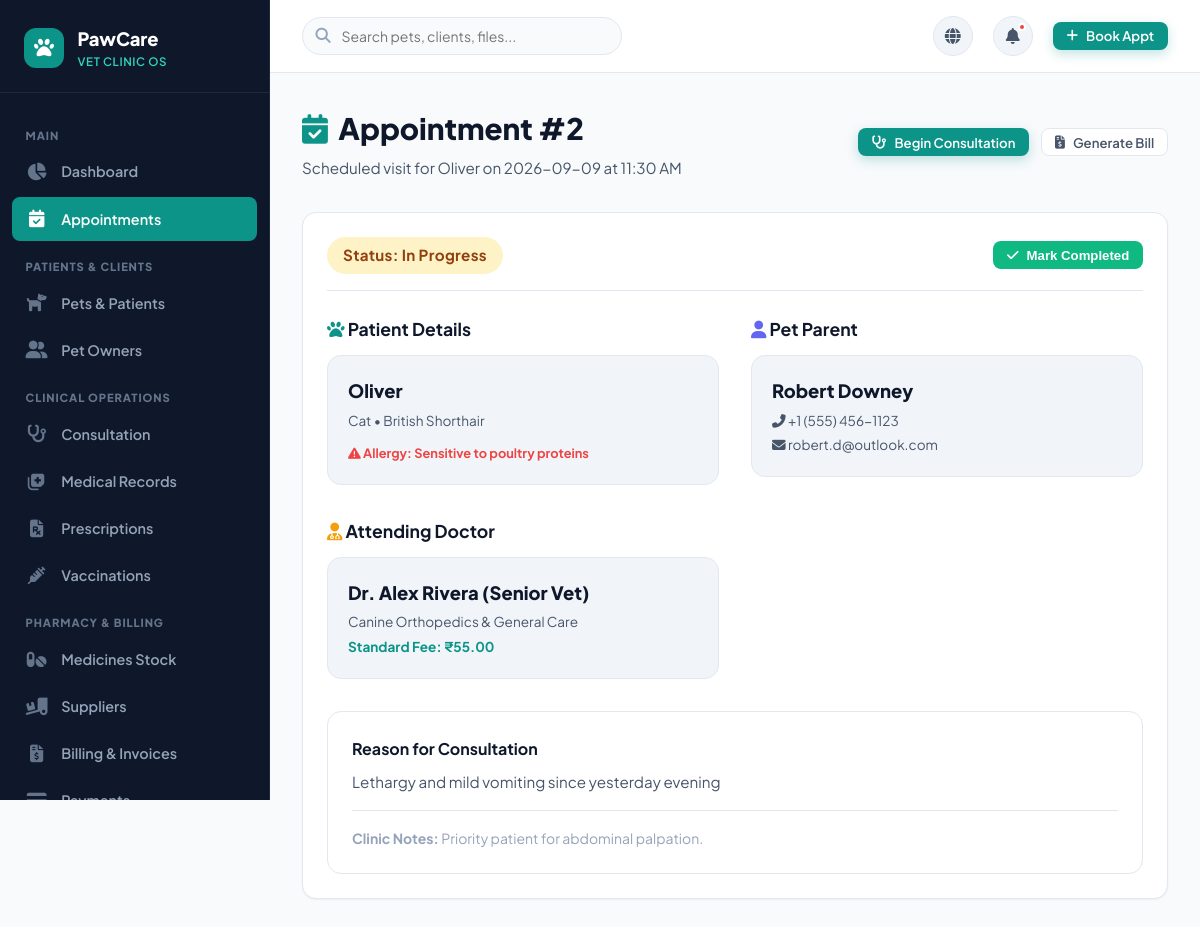
Screenshot of /appointments/2 (signed in) with the database file from the repository.
### tables this page shows
CREATE TABLE appointments (
    id INTEGER PRIMARY KEY AUTOINCREMENT,
    pet_id INTEGER NOT NULL,
    owner_id INTEGER NOT NULL,
    doctor_id INTEGER NOT NULL,
    appointment_date DATE NOT NULL,
    appointment_time VARCHAR(20) NOT NULL,
    reason TEXT NOT NULL,
    status VARCHAR(20) DEFAULT 'scheduled', -- 'scheduled', 'in_progress', 'completed', 'cancelled'
    notes TEXT,
    created_at TIMESTAMP DEFAULT CURRENT_TIMESTAMP,
    FOREIGN KEY (pet_id) REFERENCES pets (id) ON DELETE CASCADE,
    FOREIGN KEY (owner_id) REFERENCES owners (id) ON DELETE CASCADE,
    FOREIGN KEY (doctor_id) REFERENCES doctors (id) ON DELETE CASCADE
);

CREATE TABLE pets (
    id INTEGER PRIMARY KEY AUTOINCREMENT,
    owner_id INTEGER NOT NULL,
    name VARCHAR(80) NOT NULL,
    species VARCHAR(50) NOT NULL, -- Dog, Cat, Bird, Rabbit, Reptile, etc.
    breed VARCHAR(80),
    gender VARCHAR(10) DEFAULT 'Unknown', -- Male, Female, Neutered Male, Spayed Female
    date_of_birth DATE,
    age_years INTEGER DEFAULT 0,
    weight REAL DEFAULT 0.0, -- in kg
    color VARCHAR(50),
    microchip_id VARCHAR(100),
    photo VARCHAR(255) DEFAULT 'default_pet.png',
    allergies TEXT,
    medical_notes TEXT,
    created_at TIMESTAMP DEFAULT CURRENT_TIMESTAMP,
    FOREIGN KEY (owner_id) REFERENCES owners (id) ON DELETE CASCADE
);

CREATE TABLE owners (
    id INTEGER PRIMARY KEY AUTOINCREMENT,
    name VARCHAR(120) NOT NULL,
    email VARCHAR(120),
    phone VARCHAR(30) NOT NULL,
    address TEXT,
    city VARCHAR(80),
    emergency_contact VARCHAR(80),
    notes TEXT,
    created_at TIMESTAMP DEFAULT CURRENT_TIMESTAMP
);

CREATE TABLE users (
    id INTEGER PRIMARY KEY AUTOINCREMENT,
    username VARCHAR(80) UNIQUE NOT NULL,
    email VARCHAR(120) UNIQUE NOT NULL,
    password_hash VARCHAR(255) NOT NULL,
    full_name VARCHAR(120) NOT NULL,
    role VARCHAR(20) NOT NULL DEFAULT 'staff', -- 'admin', 'doctor', 'staff'
    phone VARCHAR(30),
    is_active INTEGER DEFAULT 1,
    created_at TIMESTAMP DEFAULT CURRENT_TIMESTAMP
);

CREATE TABLE doctors (
    id INTEGER PRIMARY KEY AUTOINCREMENT,
    user_id INTEGER UNIQUE NOT NULL,
    specialization VARCHAR(120) NOT NULL,
    license_number VARCHAR(80) NOT NULL,
    consultation_fee REAL DEFAULT 50.00,
    experience_years INTEGER DEFAULT 5,
    bio TEXT,
    schedule_days VARCHAR(100) DEFAULT 'Mon,Tue,Wed,Thu,Fri',
    schedule_hours VARCHAR(100) DEFAULT '09:00 AM - 05:00 PM',
    photo VARCHAR(255) DEFAULT 'doctor.jpg',
    available INTEGER DEFAULT 1,
    FOREIGN KEY (user_id) REFERENCES users (id) ON DELETE CASCADE
);

### app.py (the view)
@app.route('/appointments/<int:id>')
@login_required
def appointment_details(id):
    db = get_db()
    appt = db.execute("""
        SELECT a.*, p.name as pet_name, p.species, p.breed, p.photo as pet_photo, p.allergies,
               o.name as owner_name, o.phone as owner_phone, o.email as owner_email,
               u.full_name as doctor_name, d.specialization, d.consultation_fee
        FROM appointments a
        JOIN pets p ON a.pet_id = p.id
        JOIN owners o ON a.owner_id = o.id
        JOIN doctors d ON a.doctor_id = d.id
        JOIN users u ON d.user_id = u.id
        WHERE a.id = ?
    """, (id,)).fetchone()
    if not appt:
        abort(404)
    return render_template('appointment_details.html', appointment=appt)

### app.py (called while the page is built)
def get_db():
    if 'db' not in g:
        g.db = sqlite3.connect(
            app.config['DATABASE'],
            detect_types=sqlite3.PARSE_DECLTYPES
        )
        g.db.row_factory = sqlite3.Row
        g.db.execute("PRAGMA foreign_keys = ON;")
    return g.db

def init_db():
    db = get_db()
    cur = db.cursor()
    cur.execute("SELECT name FROM sqlite_master WHERE type='table' AND name='users';")
    if cur.fetchone() is None:
        if os.path.exists(app.config['SQL_SCHEMA']):
            with open(app.config['SQL_SCHEMA'], mode='r', encoding='utf-8') as f:
                db.cursor().executescript(f.read())
            db.commit()

@app.before_request
def setup_database_if_needed():
    init_db()

def login_required(view):
    from functools import wraps
    @wraps(view)
    def wrapped_view(**kwargs):
        if 'user_id' not in session:
            flash('Please log in to access this page.', 'warning')
            return redirect(url_for('login', next=request.url))
        return view(**kwargs)
    return wrapped_view

### templates/appointment_details.html (shortened to what this page needs)
{% extends "base.html" %}
{% block content %}
<div class="page-header">
  <div class="page-header-text">
    <h1><i class="fas fa-calendar-check" style="color: var(--primary);"></i> Appointment #{{ appointment.id }}</h1>
    <p>Scheduled visit for {{ appointment.pet_name }} on {{ appointment.appointment_date }} at {{ appointment.appointment_time }}</p>
  </div>
  <div class="page-actions">
    {% if appointment.status in ['scheduled', 'in_progress'] and current_user.role in ['doctor', 'admin'] %}
    <a href="{{ url_for('add_consultation', appointment_id=appointment.id) }}" class="btn btn-primary btn-sm">
      <i class="fas fa-stethoscope"></i> Begin Consultation
    </a>
    {% endif %}
    <a href="{{ url_for('create_bill', appointment_id=appointment.id) }}" class="btn btn-secondary btn-sm">
      <i class="fas fa-file-invoice-dollar"></i> Generate Bill
    </a>
  </div>
</div>
<div class="dashboard-card" style="margin-bottom: 2rem;">
  <div style="display: flex; justify-content: space-between; align-items: center; border-bottom: 1px solid var(--border-color); padding-bottom: 1rem; margin-bottom: 1.5rem; flex-wrap: wrap; gap: 1rem;">
    <div>
      <span class="badge badge-{{ appointment.status }}" style="font-size: 0.95rem; padding: 0.4rem 1rem;">
        Status: {{ appointment.status.replace('_', ' ').title() }}
      </span>
    </div>
    <form action="{{ url_for('update_appointment_status', id=appointment.id) }}" method="POST" style="display: flex; gap: 0.5rem;">
      {% if appointment.status == 'scheduled' %}
      <button type="submit" name="status" value="in_progress" class="btn btn-primary btn-sm">
        <i class="fas fa-play"></i> Check In / In Progress
      </button>
      <button type="submit" name="status" value="cancelled" class="btn btn-danger btn-sm">
        <i class="fas fa-times"></i> Cancel
      </button>
      {% elif appointment.status == 'in_progress' %}
      <button type="submit" name="status" value="completed" class="btn btn-sm" style="background: var(--success); color: white;">
        <i class="fas fa-check"></i> Mark Completed
      </button>
      {% endif %}
    </form>
  </div>
  <div style="display: grid; grid-template-columns: repeat(auto-fit, minmax(280px, 1fr)); gap: 2rem;">
    <div>
      <h3 style="font-size: 1.1rem; font-weight: 700; margin-bottom: 0.75rem; color: var(--text-primary);">
        <i class="fas fa-paw" style="color: var(--primary);"></i> Patient Details
      </h3>
      <div style="background: var(--bg-subtle); padding: 1.25rem; border-radius: var(--border-radius-md); border: 1px solid var(--border-color);">
        <div style="font-weight: 800; font-size: 1.15rem;">
          <a href="{{ url_for('pet_details', id=appointment.pet_id) }}">{{ appointment.pet_name }}</a>
        </div>
        <div style="font-size: 0.85rem; color: var(--text-secondary); margin-top: 0.25rem;">
          {{ appointment.species }} &bull; {{ appointment.breed or 'Mixed' }}
        </div>
        {% if appointment.allergies %}
        <div style="margin-top: 0.75rem; font-size: 0.8rem; color: var(--danger); font-weight: 700;">
          <i class="fas fa-exclamation-triangle"></i> Allergy: {{ appointment.allergies }}
        </div>
        {% endif %}
      </div>
    </div>
    <div>
      <h3 style="font-size: 1.1rem; font-weight: 700; margin-bottom: 0.75rem; color: var(--text-primary);">
        <i class="fas fa-user" style="color: var(--secondary);"></i> Pet Parent
      </h3>
      <div style="background: var(--bg-subtle); padding: 1.25rem; border-radius: var(--border-radius-md); border: 1px solid var(--border-color);">
        <div style="font-weight: 800; font-size: 1.15rem;">
          <a href="{{ url_for('owner_details', id=appointment.owner_id) }}">{{ appointment.owner_name }}</a>
        </div>
        <div style="font-size: 0.85rem; color: var(--text-secondary); margin-top: 0.25rem;">
          <i class="fas fa-phone-alt"></i> {{ appointment.owner_phone }}
        </div>
        <div style="font-size: 0.85rem; color: var(--text-secondary); margin-top: 0.2rem;">
          <i class="fas fa-envelope"></i> {{ appointment.owner_email or 'No email' }}
        </div>
      </div>
    </div>
    <div>
      <h3 style="font-size: 1.1rem; font-weight: 700; margin-bottom: 0.75rem; color: var(--text-primary);">
        <i class="fas fa-user-md" style="color: var(--accent);"></i> Attending Doctor
      </h3>
      <div style="background: var(--bg-subtle); padding: 1.25rem; border-radius: var(--border-radius-md); border: 1px solid var(--border-color);">
        <div style="font-weight: 800; font-size: 1.15rem;">{{ appointment.doctor_name }}</div>
        <div style="font-size: 0.85rem; color: var(--text-secondary); margin-top: 0.25rem;">
          {{ appointment.specialization }}
        </div>
        <div style="font-size: 0.85rem; font-weight: 700; color: var(--primary); margin-top: 0.2rem;">
          Standard Fee: ₹{{ "%.2f"|format(appointment.consultation_fee) }}
        </div>
      </div>
    </div>
  </div>
  <div style="margin-top: 2rem; padding: 1.5rem; border-radius: var(--border-radius-md); background: #ffffff; border: 1px solid var(--border-color);">
    <h4 style="font-size: 1rem; font-weight: 700; margin-bottom: 0.5rem;">Reason for Consultation</h4>
    <p style="color: var(--text-secondary); font-size: 0.95rem; line-height: 1.6;">{{ appointment.reason }}</p>
    {% if appointment.notes %}
    <div style="margin-top: 1rem; padding-top: 1rem; border-top: 1px solid var(--border-color); font-size: 0.875rem; color: var(--text-muted);">
      <strong>Clinic Notes:</strong> {{ appointment.notes }}
    </div>
    {% endif %}
  </div>
</div>
{% endblock %}

### static/css/style.css (style rules this page uses)
:root { --primary: #0d9488; --primary-hover: #0f766e; --primary-light: #ccfbf1; --primary-dark: #115e59; --secondary: #6366f1; --secondary-light: #e0e7ff; --accent: #f59e0b; --accent-light: #fef3c7; --success: #10b981; --success-light: #d1fae5; --danger: #ef4444; --danger-light: #fee2e2; --warning: #f59e0b; --info: #0284c7; --info-light: #e0f2fe; --bg-main: #f8fafc; --bg-card: #ffffff; --bg-sidebar: #0f172a; --bg-subtle: #f1f5f9; --text-primary: #0f172a; --text-secondary: #475569; --text-muted: #94a3b8; --text-light: #f8fafc; --border-color: #e2e8f0; --border-radius-sm: 8px; --border-radius-md: 14px; --border-radius-lg: 20px; --border-radius-full: 9999px; --shadow-sm: 0 1px 2px 0 rgba(0, 0, 0, 0.05); --shadow-md: 0 4px 6px -1px rgba(0, 0, 0, 0.07), 0 2px 4px -1px rgba(0, 0, 0, 0.04); --shadow-lg: 0 10px 15px -3px rgba(0, 0, 0, 0.08), 0 4px 6px -2px rgba(0, 0, 0, 0.04); --shadow-xl: 0 20px 25px -5px rgba(0, 0, 0, 0.1), 0 10px 10px -5px rgba(0, 0, 0, 0.04); --transition: all 0.25s cubic-bezier(0.4, 0, 0.2, 1); }
* { margin: 0; padding: 0; box-sizing: border-box; }
body { font-family: 'Plus Jakarta Sans', -apple-system, BlinkMacSystemFont, sans-serif; background-color: var(--bg-main); color: var(--text-primary); line-height: 1.6; overflow-x: hidden; }
a { color: inherit; text-decoration: none; transition: var(--transition); }
.btn { display: inline-flex; align-items: center; justify-content: center; gap: 0.5rem; font-weight: 600; font-size: 0.925rem; padding: 0.65rem 1.35rem; border-radius: var(--border-radius-md); border: 1px solid transparent; cursor: pointer; transition: var(--transition); line-height: 1; }
.btn-primary { background-color: var(--primary); color: #ffffff; box-shadow: 0 4px 12px rgba(13, 148, 136, 0.25); }
.btn-secondary { background-color: #ffffff; color: var(--text-secondary); border: 1px solid var(--border-color); }
.btn-sm { padding: 0.4rem 0.8rem; font-size: 0.825rem; border-radius: var(--border-radius-sm); }
.badge { display: inline-flex; align-items: center; gap: 0.35rem; font-size: 0.775rem; font-weight: 700; padding: 0.3rem 0.75rem; border-radius: var(--border-radius-full); text-transform: capitalize; letter-spacing: 0.02em; }
.badge-warning, .badge-due_soon, .badge-in_progress, .badge-partial { background: var(--accent-light); color: #92400e; }

### static/css/dashboard.css (style rules this page uses)
.page-header { display: flex; align-items: center; justify-content: space-between; margin-bottom: 2rem; flex-wrap: wrap; gap: 1rem; }
.page-header-text h1 { font-size: 1.85rem; font-weight: 800; color: var(--text-primary); display: flex; align-items: center; gap: 0.65rem; }
.page-header-text p { color: var(--text-secondary); font-size: 0.95rem; margin-top: 0.2rem; }
.page-actions { display: flex; align-items: center; gap: 0.75rem; }
.dashboard-card { background: #ffffff; border-radius: var(--border-radius-md); border: 1px solid var(--border-color); box-shadow: var(--shadow-sm); padding: 1.5rem; }

### rows the page displays
appointments: id "2", appointment_date "2026-09-09", appointment_time "11:30 AM", status.replace "In Progress", reason "Lethargy and mild vomiting since yesterday evening", notes "Priority patient for abdominal palpation."
pets: pet_name "Oliver", species "Cat", breed "British Shorthair", allergies "Sensitive to poultry proteins"
owners: owner_name "Robert Downey", owner_phone "+1 (555) 456-1123", email "robert.d@outlook.com"
users: doctor_name "Dr. Alex Rivera (Senior Vet)"
doctors: specialization "Canine Orthopedics & General Care", consultation_fee "55.00"
